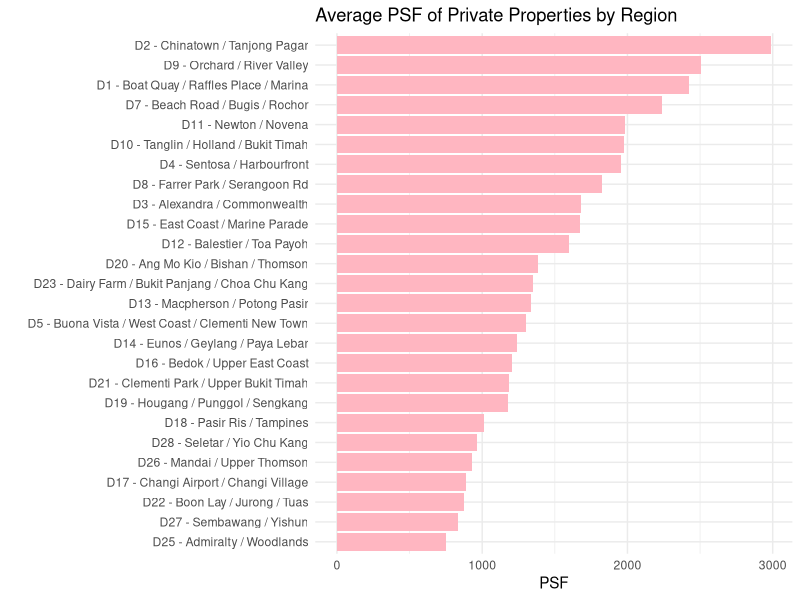
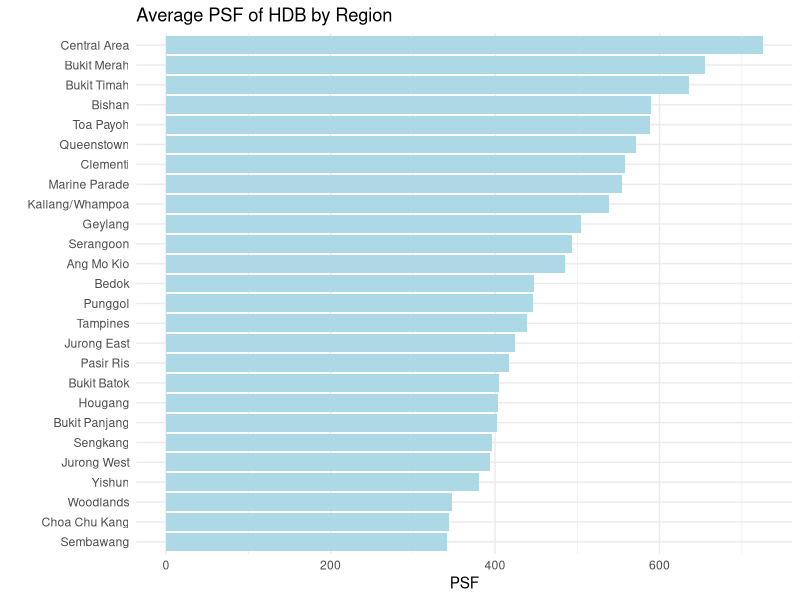

Source code (R) for these figures, in order:
## ---- chunk 1
require(magrittr)
require(dplyr)
require(mice)

srxData <- read.csv("srx (Team 6).csv", stringsAsFactors = TRUE)
srxData$X <- NULL #get rid of row indices
#na_count <-sapply(srxData, function(y) sum(length(which(is.na(y)))))
na_count <-sapply(srxData, function(y) sum(is.na(y)))
na_count

#md.pattern(srxData)

#srxData$Property.Name
#srxData$Property.Type   Got time do HDB dummy variable
suppressWarnings(srxData$Asking <- ifelse(srxData$Asking=="View to offer", NA, as.numeric(gsub(",", "", gsub("\\$", "", srxData$Asking)))))
srxData$AskingAvail <- !is.na(srxData$Asking) #correspond to those that do not offer their prices. More expensive?. PSF also missing for same reason.
srxData$PSFLand <- as.numeric(gsub(".*[(]Built-up[)].*", "", gsub(",", "", gsub(".*\\$([0-9,]+(?=\\s+psf\\s+[(]Land[)])).*", "\\1", srxData$PSF, perl = TRUE)))) #creates a new numeric vector to store PSF by Land #should I create a factor for when it is NA?
srxData$PSFBuilt <- as.numeric(gsub(".*[(]Land[)].*", "", gsub(",", "", gsub(".*\\$([0-9,]+(?=\\s+psf\\s+[(]Built-up[)])).*", "\\1", srxData$PSF, perl = TRUE)))) #creates a new numeric vector to store PSF by Built
#srxData$Built.Year #should I create a factor for when it is NA?
srxData$Model <- factor(gsub("(?!.*[)])([(].*+)", "\\1)", srxData$Model, perl = TRUE)) #closes unclosed round brackets in the data

#treat the nearly mutually exclusive NA's in HDB Town and District
#manually treat the missing NA for both HDB Town and District
srxData[which((is.na(srxData$HDB.Town) == TRUE) & (is.na(srxData$District) == TRUE)),]$HDB.Town <- "Queenstown"

#A lot of work for Developer
  srxData$Developer <- factor(toupper(gsub("(?i)limited(?-i)", "LTD", srxData$Developer)))
  srxData$Developer <- factor(gsub("[(]*(?i)PRIVATE[)]*(?-i)", "PTE", srxData$Developer, perl = TRUE))
#manual fixing for spotted errors
  srxData$Developer <- factor(gsub("(BUKI SEMABWANG ESTATES LTD)|(BUKIT SEMABWANG ESTATES LTD)", "BUKIT SEMBAWANG ESTATES LIMITED", srxData$Developer)) #should have a dummy for every company. Not sure ASTON and ASTOR are same companies.
  srxData$Developer <- factor(gsub("CITY DEVELOPMENT LTD", "CITY DEVELOPMENTS LTD", srxData$Developer))
  srxData$Developer <- factor(gsub("ORGANISATION", "ORGANIZATION", srxData$Developer))
  srxData$Developer <- factor(gsub("FAIRVIEW DEVELOPMENT PTE LTD", "FAIRVIEW DEVELOPMENTS PTE LTD", srxData$Developer))
  srxData$Developer <- ifelse(grepl("HDB",srxData$Property.Type),
                                      "HOUSING DEVELOPMENT BOARD",srxData$Developer)
#srxData$Address ??
#srxData$District #can it be obtained from the address?
#srxData$Bedrooms #is 1+1 same as 2? Is Studio same as 1?
#srxData$Bathrooms #should I create a factor for NA's?
#srxData$Floor #is ground floor same as floor 1? Factor for NA's? high, low and mid floors - how to use?
srxData$Floor <- addNA(srxData$Floor)
levels(srxData$Floor) <- ifelse(grepl("01",levels(srxData$Floor)),"GROUND",levels(srxData$Floor))

sqmToSqftConvFactor <- 10.7639
srxData$AreaLand <- ifelse(grepl("sqft",srxData$Area)|
                             is.na(srxData$Area),
                           as.numeric(gsub(".*(([(]Built-up[)])|(sqm)).*", "", gsub(",", "", gsub("^.*(\\s|^)([0-9,]+(?=\\s+sqft\\s+[(]Land[)])).*", "\\2", srxData$Area, perl = TRUE)))), 
                           as.numeric(gsub(".*(([(]Built-up[)])|(sqft)).*", "", gsub(",", "", gsub("^.*(\\s|^)([0-9,]+(?=\\s+sqm\\s+[(]Land[)])).*", "\\2", srxData$Area, perl = TRUE))))*sqmToSqftConvFactor)
srxData$AreaBuilt <- ifelse(grepl("sqft",srxData$Area)|
                              is.na(srxData$Area),
                            as.numeric(gsub(".*(([(]Land[)])|(sqm)).*", "", gsub(",", "", gsub("^.*(\\s|^)([0-9,]+(?=\\s+sqft\\s+[(]Built-up[)])).*", "\\2", srxData$Area, perl = TRUE)))), 
                            as.numeric(gsub(".*(([(]Land[)])|(sqft)).*", "", gsub(",", "", gsub("^.*(\\s|^)([0-9,]+(?=\\s+sqm\\s+[(]Built-up[)])).*", "\\2", srxData$Area, perl = TRUE))))*sqmToSqftConvFactor)
levels(srxData$Tenure) <- ifelse(grepl("Freehold",levels(srxData$Tenure)),"FREEHOLD",levels(srxData$Tenure)) #can I just leave the factors as they are? Factor for NA's?
levels(srxData$Tenure) <- ifelse(grepl("946 years from 01/01/1938",levels(srxData$Tenure)) | grepl("946 years from 23/06/1938",levels(srxData$Tenure)) | grepl("947 years from 05/10/1934",levels(srxData$Tenure)),"999 years",levels(srxData$Tenure))
#srxData$No..of.Units #Factor for NA's?
#srxData$Facilities #split into factors?
#srxData$Agent #Looks ok?
srxData$Furnish <- addNA(srxData$Furnish)
#srxData$HDB.Town #Factor for NA's? How to identify HDBs?
## ---- chunk 2
require(ggplot2)
require(ggthemes)
## ---- chunk 3
# to create a df classifies means PSF by District
psf.pp.df = as.data.frame(tapply(srxData$PSFBuilt, srxData$District, mean, na.rm=TRUE))
colnames(psf.pp.df) = c("PSF")
psf.pp.df$District = rownames(psf.pp.df)
rownames(psf.pp.df) = 1: dim(psf.pp.df)[1]
# sort the factor level of $Distrct in asending order of the corrsponding PSF value (for ploting)
psf.pp.df <- psf.pp.df[order(psf.pp.df$PSF), ]
psf.pp.df$District <- factor(psf.pp.df$District, levels = psf.pp.df$District[order(psf.pp.df$PSF)])
# plot the bar chart 
ggplot(psf.pp.df) + geom_bar(aes(x=District, y= PSF),stat="identity", fill="lightpink") + coord_flip()  + labs(x="", y="PSF") + ggtitle("Average PSF of Private Properties by Region") + theme(axis.text.y=element_text(size = rel(0.8))) + theme_minimal() 
## ---- chunk 4
# to create a df classifies means PSF by HDB.Town
psf.hdb.df = as.data.frame(tapply(srxData$PSFBuilt, srxData$HDB.Town, mean, na.rm=TRUE))
colnames(psf.hdb.df) = c("PSF")
psf.hdb.df$HDB.Town = rownames(psf.hdb.df)
rownames(psf.hdb.df) = 1: dim(psf.hdb.df)[1]
# sort the factor level of $Distrct in asending order of the corrsponding PSF value (for ploting)
psf.hdb.df <- psf.hdb.df[order(psf.hdb.df$PSF), ]
psf.hdb.df$HDB.Town <- factor(psf.hdb.df$HDB.Town, levels = psf.hdb.df$HDB.Town[order(psf.hdb.df$PSF)])
# plot the bar chart 
ggplot(psf.hdb.df) + geom_bar(aes(x=HDB.Town, y= PSF),stat="identity", fill="lightblue") + coord_flip()  + labs(x="", y="PSF") + ggtitle("Average PSF of HDB by Region") + theme(axis.text.y=element_text(size = rel(0.8))) + theme_minimal() 
